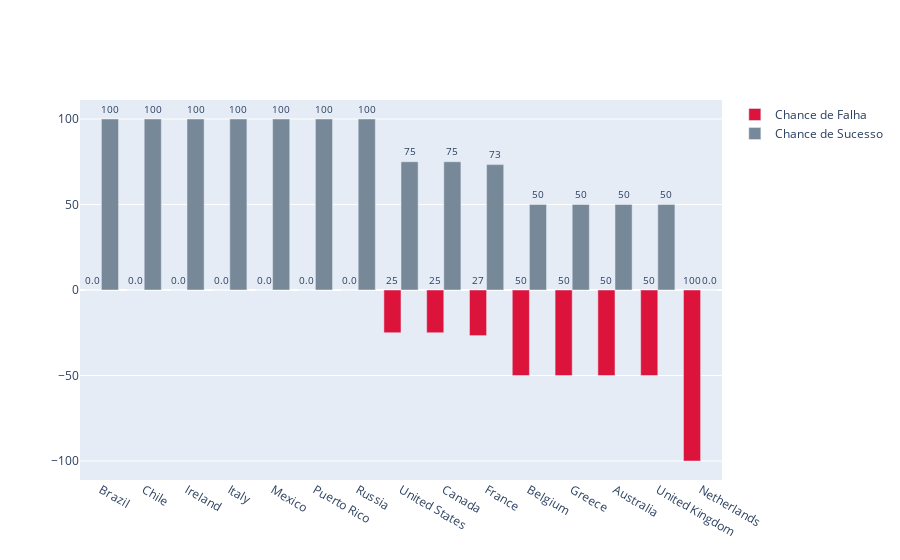

Notebook source saved alongside this figure:
### Markdown cell above
## Gráfico questão 3: Chances de sucesso e falha de fugas de helicóptero por país

### Code cell
# https://plotly.com/python/bar-charts/

import plotly.graph_objects as go

years = fugas_merge['Country']

fig = go.Figure()
fig.add_trace(go.Bar(x=years, y=fugas_merge['Chance_insucesso'],
                base=Negativo,
                marker_color='crimson',
                name='Chance de Falha'))
fig.add_trace(go.Bar(x=years, y=fugas_merge['Chance_sucesso'],
                base=0,
                marker_color='lightslategrey',
                name='Chance de Sucesso'
                ))

fig.update_traces(texttemplate='%{y:.2s}', textposition='outside')
fig.update_layout(uniformtext_minsize=8, uniformtext_mode='hide')

fig.show()

### Figure 1 — Plotly figure (JSON) as saved in the notebook; plotly's stock layout.template omitted (floating-point values rounded to 4 significant figures)
{"data": [{"base": [0, 0, 0, 0, 0, 0, 0, -25, -25, -26.67, -50, -50, -50, -50, -100], "marker": {"color": "crimson"}, "name": "Chance de Falha", "textposition": "outside", "texttemplate": "%{y:.2s}", "type": "bar", "x": ["Brazil", "Chile", "Ireland", "Italy", "Mexico", "Puerto Rico", "Russia", "United States", "Canada", "France", "Belgium", "Greece", "Australia", "United Kingdom", "Netherlands"], "y": [0, 0, 0, 0, 0, 0, 0, 25, 25, 26.67, 50, 50, 50, 50, 100]}, {"base": 0, "marker": {"color": "lightslategrey"}, "name": "Chance de Sucesso", "textposition": "outside", "texttemplate": "%{y:.2s}", "type": "bar", "x": ["Brazil", "Chile", "Ireland", "Italy", "Mexico", "Puerto Rico", "Russia", "United States", "Canada", "France", "Belgium", "Greece", "Australia", "United Kingdom", "Netherlands"], "y": [100, 100, 100, 100, 100, 100, 100, 75, 75, 73.33, 50, 50, 50, 50, 0]}], "layout": {"uniformtext": {"minsize": 8, "mode": "hide"}}}
